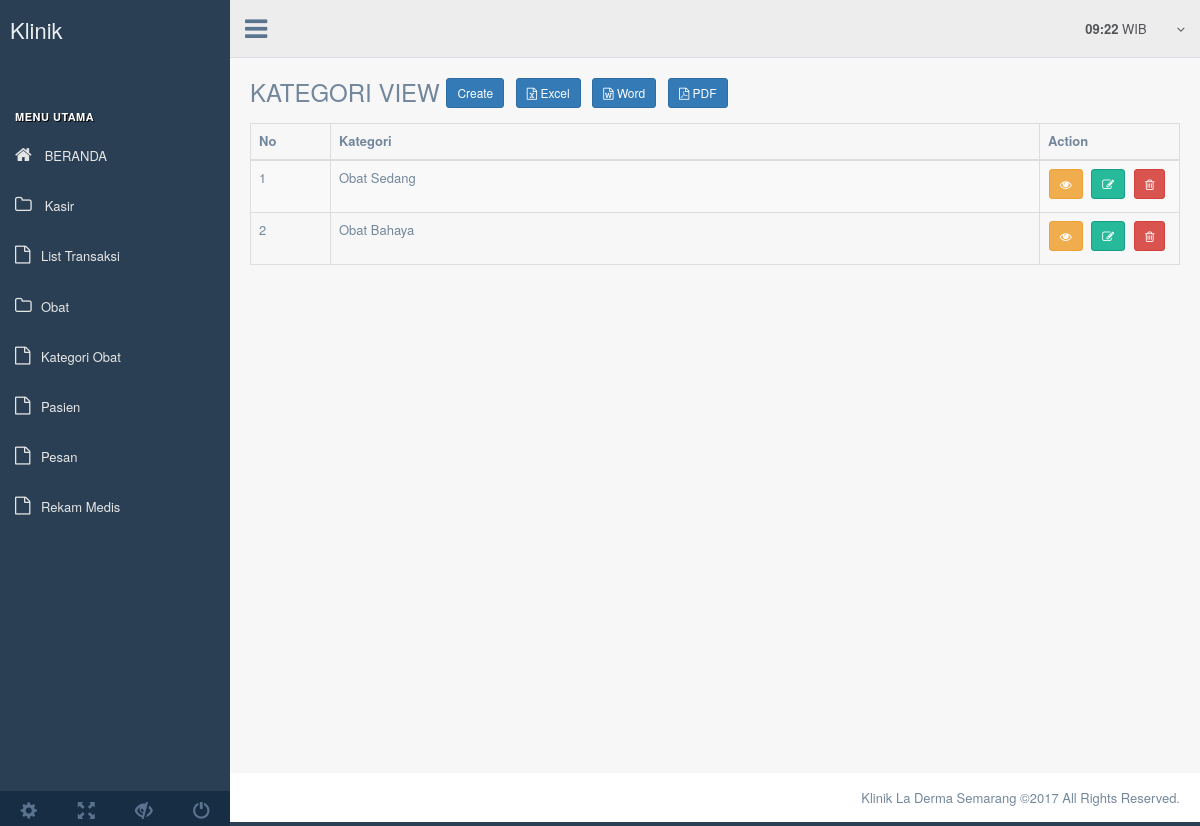
Page /index.php/kategori_obat on the committed database.
### tables this page shows
CREATE TABLE `kategori` (
  `kategori_obat` int(3) NOT NULL,
  `kategori` varchar(50) NOT NULL,
  `deskripsi` varchar(50) NOT NULL
);

CREATE TABLE `informasi` (
  `id` int(1) NOT NULL,
  `nama_klinik` varchar(100) NOT NULL,
  `favicon` text NOT NULL,
  `logo` text NOT NULL,
  `ijin_klinik` text NOT NULL
);

### application/libraries/Template.php (called while the page is built)
<?php if ( ! defined('BASEPATH')) exit('No direct script access allowed');
class Template {
		var $template_data = array();
		function set($name, $value)
		{
			$this->template_data[$name] = $value;
		}
		function load($template = '', $view = '' , $view_data = array(), $return = FALSE)
		{
			$this->CI =& get_instance();
			$this->set('contents', $this->CI->load->view($view, $view_data, TRUE));
			return $this->CI->load->view($template, $this->template_data, $return);
		}
}

### application/controllers/Kategori_obat.php (called while the page is built, shortened)
<?php
class Kategori_obat extends CI_Controller
{
    public function index()
    {
        $kategori_obat = $this->Kategori_obat_model->get_all();
        $data = array(
            'kategori_obat_data' => $kategori_obat
        );
        $this->template->load('template','kategori_list', $data);
    }
}

### index.php (called while the page is built, shortened)
<?php
require_once BASEPATH.'core/CodeIgniter.php';

### application/models/Kategori_obat_model.php (called while the page is built, shortened)
<?php
class Kategori_obat_model extends CI_Model
{
    public $table = 'kategori';
    public $id = '';
    public $order = 'DESC';
    function get_all()
    {
        $this->db->order_by($this->id, $this->order);
        return $this->db->get($this->table)->result();
    }
}

### application/libraries/Informasi.php (called while the page is built, shortened)
<?php
class Informasi
{
    protected $CI;
    public function __construct(){
        $this->CI=& get_instance();
    }
    public function web(){
        $data=$this->CI->db->query("SELECT * FROM informasi");
        if($data->num_rows()==1){
            $hasil= $data->row_array();
            $hasil['name']= $hasil['nama_klinik'];
            $hasil['fav']=$hasil['favicon'];
            $hasil['logo']= $hasil['logo'];
            $hasil['ijin']=$hasil['ijin_klinik'];
            return $hasil;
        }
    }
}

### application/views/kategori_list.php (the view, shortened to what this page needs)
      <section class='content'>
        <div class='row'>
          <div class='col-xs-12'>
            <div>
              <div class='box-header'>
                <h3 class='box-title'>KATEGORI VIEW <?php echo anchor('kategori_obat/create/','Create',array('class'=>'btn btn-primary btn-sm'));?>
<?php echo anchor(site_url('kategori_obat/excel'), ' <i class="fa fa-file-excel-o"></i> Excel', 'class="btn btn-primary btn-sm"'); ?>
<?php echo anchor(site_url('kategori_obat/word'), '<i class="fa fa-file-word-o"></i> Word', 'class="btn btn-primary btn-sm"'); ?>
<?php echo anchor(site_url('kategori_obat/pdf'), '<i class="fa fa-file-pdf-o"></i> PDF', 'class="btn btn-primary btn-sm"'); ?></h3>
              </div>
              <div class='box-body'>
      <table class="table table-bordered table-striped" id="mytable">
          <thead>
              <tr>
                  <th width="80px">No</th>
    <th>Kategori</th>
    <th>Action</th>
              </tr>
          </thead>
   <tbody>
          <?php
          $start = 0;
          foreach ($kategori_obat_data as $kategori_obat)
          {
              ?>
              <tr>
    <td><?php echo ++$start ?></td>
    <td><?php echo $kategori_obat->kategori ?></td>
    <td style="text-align:center" width="140px">
	<?php
	echo anchor(site_url('kategori_obat/read/'.$kategori_obat->kategori_obat),'<i class="fa fa-eye"></i>',array('title'=>'detail','class'=>'btn btn-warning btn-sm'));
	echo anchor(site_url('kategori_obat/update/'.$kategori_obat->kategori_obat),'<i class="fa fa-pencil-square-o"></i>',array('title'=>'edit','class'=>'btn btn-success btn-sm'));
	echo anchor(site_url('kategori_obat/delete/'.$kategori_obat->kategori_obat),'<i class="fa fa-trash-o"></i>','title="delete" class="btn btn-danger btn-sm" onclick="javasciprt: return confirm(\'Are You Sure ?\')"');
	?>
    </td>
       </tr>
              <?php
          }
          ?>
          </tbody>
      </table>
                  </div>
            </div>
          </div>
        </div>
      </section>

### application/views/template.php (shortened to what this page needs)
<!DOCTYPE html>
<?php $informasi = $this->informasi->web(); ?>
<html lang="en">
  <head>
    <link href="<?php echo base_url() ?>template/vendors/bootstrap/dist/css/bootstrap.min.css" rel="stylesheet">
    <link href="<?php echo base_url() ?>template/vendors/font-awesome/css/font-awesome.min.css" rel="stylesheet">
    <link href="<?php echo base_url() ?>template/build/css/custom.min.css" rel="stylesheet">
  </head>
  <body class="nav-md">
    <div class="container body">
      <div class="main_container">
        <div class="col-md-3 left_col">
          <div class="left_col scroll-view">
            <div class="navbar nav_title" style="border: 0;">
              <a href="<?php echo base_url() ?>" class="site_title">
              <span>Klinik</span></a>
            </div>
            <div class="profile clearfix">
              <div class="profile_info">
              </div>
            </div>
            <br />
            <div id="sidebar-menu" class="main_menu_side hidden-print main_menu">
              <div class="menu_section">
                <h3>MENU UTAMA</h3>
                <ul class="nav side-menu">
                    <li><a href="<?= base_url('auth') ?>"><i class="fa fa-home"></i> BERANDA </a></li>
                        <li><a href="<?= base_url('c_kasir') ?>"><i class="fa fa-folder-o"></i> Kasir</a></li>
                        <li><a href="<?= base_url('c_kasir/tx_list') ?>"><i class="fa fa-file-o"></i>List Transaksi </a></li>
                        <li><a href="<?= base_url('k_obat') ?>"><i class="fa fa-folder-o"></i>Obat </a></li>
                        <li><a href="<?= base_url('Kategori_obat') ?>"><i class="fa fa-file-o"></i>Kategori Obat</a></li>
                        <li><a href="<?= base_url('pasien') ?>"><i class="fa fa-file-o"></i>Pasien </a></li>
                        <li><a href="<?= base_url('c_pesan') ?>"><i class="fa fa-file-o"></i>Pesan </a></li>
                        <li><a href="<?= base_url('k_rmedis') ?>"><i class="fa fa-file-o"></i>Rekam Medis </a></li>
                </ul>
              </div>
            </div>
            <div class="sidebar-footer hidden-small">
              <a data-toggle="tooltip" data-placement="top" title="Settings">
                <span class="glyphicon glyphicon-cog" aria-hidden="true"></span>
              </a>
              <a data-toggle="tooltip" data-placement="top" title="FullScreen">
                <span class="glyphicon glyphicon-fullscreen" aria-hidden="true"></span>
              </a>
              <a data-toggle="tooltip" data-placement="top" title="Lock">
                <span class="glyphicon glyphicon-eye-close" aria-hidden="true"></span>
              </a>
              <a data-toggle="tooltip" data-placement="top" title="Logout" href="<?= base_url('auth/logout') ?>">
                <span class="glyphicon glyphicon-off" aria-hidden="false"></span>
              </a>
            </div>
          </div>
        </div>
        <div class="top_nav">
          <div class="nav_menu">
            <nav>
              <div class="nav toggle">
                <a id="menu_toggle"><i class="fa fa-bars"></i></a>
              </div>
              <ul class="nav navbar-nav navbar-right">
                <li class="">
                  <a href="javascript:;" class="user-profile dropdown-toggle" data-toggle="dropdown" aria-expanded="false">
                    <span class="fa fa-angle-down"></span>
                  </a>
                </li>
                <li role="presentation" class="dropdown"><a href="javascript:;" class="dropdown-toggle info-number">
                    <b><?php date_default_timezone_set("Asia/Jakarta"); echo date("H:s"); ?></b> WIB
                  </a></li>
              </ul>
            </nav>
          </div>
        </div>
        <div class="right_col" role="main">
          <div class="">
                <?php
                echo $contents;
                ?>
                </div>
        </div>
        <footer>
          <div class="pull-right">
            <?= $informasi['name']; ?> ©<?= date("Y"); ?> All Rights Reserved.
          </div>
          <div class="clearfix"></div>
        </footer>
      </div>
    </div>
  </body>
</html>

### rows in the picture
kategori: kategori "Obat Sedang"
kategori: kategori "Obat Bahaya"
informasi: nama_klinik "Klinik La Derma Semarang"
